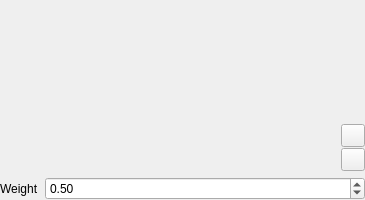
<?xml version="1.0" encoding="UTF-8"?>
<ui version="4.0">
 <class>OMETransferFunctionsPropertyWidgetPage</class>
 <widget class="QWidget" name="OMETransferFunctionsPropertyWidgetPage">
  <property name="geometry">
   <rect>
    <x>0</x>
    <y>0</y>
    <width>365</width>
    <height>200</height>
   </rect>
  </property>
  <property name="minimumSize">
   <size>
    <width>0</width>
    <height>200</height>
   </size>
  </property>
  <property name="windowTitle">
   <string>Form</string>
  </property>
  <layout class="QVBoxLayout" name="verticalLayout_3">
   <property name="leftMargin">
    <number>0</number>
   </property>
   <property name="topMargin">
    <number>0</number>
   </property>
   <property name="rightMargin">
    <number>0</number>
   </property>
   <property name="bottomMargin">
    <number>0</number>
   </property>
   <item>
    <layout class="QHBoxLayout" name="horizontalLayout_2" stretch="1,0">
     <property name="spacing">
      <number>0</number>
     </property>
     <item>
      <layout class="QVBoxLayout" name="verticalLayout" stretch="1,0">
       <property name="spacing">
        <number>0</number>
       </property>
       <property name="sizeConstraint">
        <enum>QLayout::SetMinimumSize</enum>
       </property>
       <item>
        <widget class="pqTransferFunctionWidget" name="OpacityEditor" native="true">
         <property name="minimumSize">
          <size>
           <width>0</width>
           <height>100</height>
          </size>
         </property>
        </widget>
       </item>
       <item>
        <widget class="pqTransferFunctionWidget" name="ColorEditor" native="true">
         <property name="sizePolicy">
          <sizepolicy hsizetype="Preferred" vsizetype="Fixed">
           <horstretch>0</horstretch>
           <verstretch>0</verstretch>
          </sizepolicy>
         </property>
         <property name="minimumSize">
          <size>
           <width>40</width>
           <height>40</height>
          </size>
         </property>
         <property name="maximumSize">
          <size>
           <width>16777215</width>
           <height>40</height>
          </size>
         </property>
        </widget>
       </item>
      </layout>
     </item>
     <item>
      <layout class="QVBoxLayout" name="verticalLayout_2">
       <property name="spacing">
        <number>1</number>
       </property>
       <item>
        <spacer name="verticalSpacer">
         <property name="orientation">
          <enum>Qt::Vertical</enum>
         </property>
         <property name="sizeHint" stdset="0">
          <size>
           <width>0</width>
           <height>1</height>
          </size>
         </property>
        </spacer>
       </item>
       <item>
        <widget class="QToolButton" name="InvertTransferFunctions">
         <property name="toolTip">
          <string>Invert the transfer functions</string>
         </property>
         <property name="text">
          <string/>
         </property>
         <property name="icon">
          <iconset resource="../../../Components/Resources/pqComponents.qrc">
           <normaloff>:/pqWidgets/Icons/pqInvert.svg</normaloff>:/pqWidgets/Icons/pqInvert.svg</iconset>
         </property>
        </widget>
       </item>
       <item>
        <widget class="QToolButton" name="ChoosePreset">
         <property name="toolTip">
          <string>Choose preset</string>
         </property>
         <property name="text">
          <string/>
         </property>
         <property name="icon">
          <iconset resource="../../../Components/Resources/pqComponents.qrc">
           <normaloff>:/pqWidgets/Icons/pqFavorites.svg</normaloff>:/pqWidgets/Icons/pqFavorites.svg</iconset>
         </property>
        </widget>
       </item>
      </layout>
     </item>
    </layout>
   </item>
   <item>
    <layout class="QHBoxLayout" name="horizontalLayout_3" stretch="0,1">
     <item>
      <widget class="QLabel" name="label_2">
       <property name="text">
        <string>Weight</string>
       </property>
      </widget>
     </item>
     <item>
      <widget class="QDoubleSpinBox" name="Weight">
       <property name="maximum">
        <double>1.000000000000000</double>
       </property>
       <property name="singleStep">
        <double>0.050000000000000</double>
       </property>
       <property name="value">
        <double>0.500000000000000</double>
       </property>
      </widget>
     </item>
    </layout>
   </item>
  </layout>
 </widget>
 <customwidgets>
  <customwidget>
   <class>pqTransferFunctionWidget</class>
   <extends>QWidget</extends>
   <header>pqTransferFunctionWidget.h</header>
   <container>1</container>
  </customwidget>
 </customwidgets>
 <resources>
  <include location="../../../Components/Resources/pqComponents.qrc"/>
 </resources>
 <connections/>
</ui>
